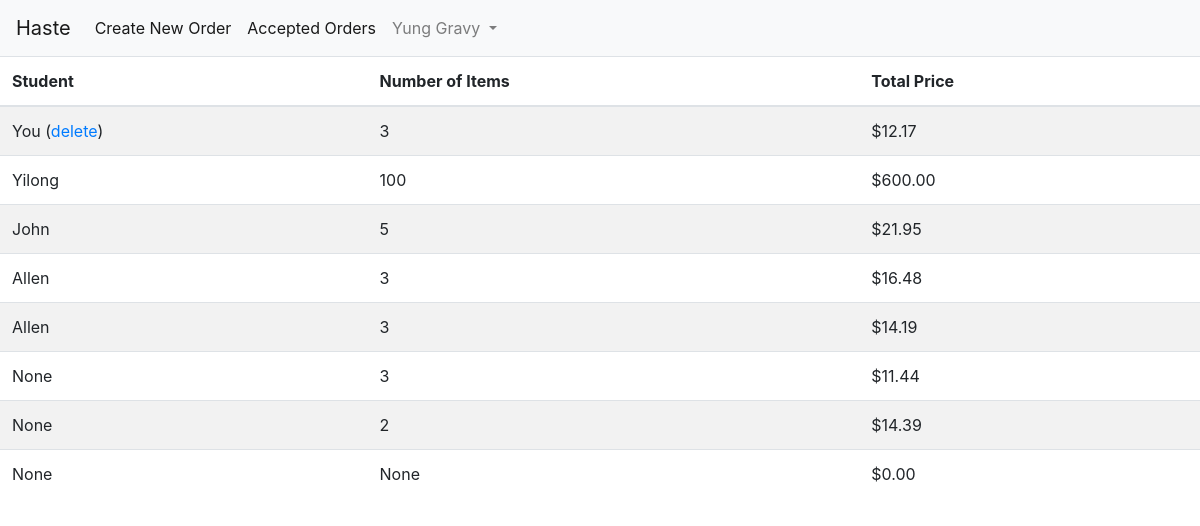
The app's page /home (signed in) with its own data.
### app/models.py (models this page shows, shortened)
class User(UserMixin, db.Model):
    id = db.Column(db.Integer, primary_key=True)
    phone = db.Column(db.String(10), index=True, unique=True)
    email = db.Column(db.String(128), index=True, unique=True)
    password_hash = db.Column(db.String(128))
    first_name = db.Column(db.String(48))
    last_name = db.Column(db.String(48))
    school = db.Column(db.String(128), index=True)
    orders = db.relationship('Order', foreign_keys='[Order.placed_by]', backref='author', lazy='dynamic', cascade="save-update")
    completed_orders = db.relationship('Order', foreign_keys='[Order.accepted_by]', backref='shopper', lazy='dynamic', cascade="save-update")
    balance = db.Column(db.Float, default=0)

class Order(db.Model):
    id = db.Column(db.Integer, primary_key=True)
    time_of_order = db.Column(db.DateTime, default=datetime.utcnow)
    placed_by = db.Column(db.Integer, db.ForeignKey('user.id'))
    accepted_by = db.Column(db.Integer, db.ForeignKey('user.id'))
    completed = db.Column(db.Boolean, default=False)
    contents = db.relationship('Content', backref='cart', lazy='dynamic', cascade="all, delete-orphan")

### app/main/routes.py (the view)
@bp.route('/home', methods=['GET', 'POST'])
@login_required
def home():
    orders = Order.query.filter_by(accepted_by=None).order_by(desc(Order.time_of_order)).all()
    quantity_price = []
    for order in orders:
        quantity = Content.query.with_entities(func.sum(Content.quantity).label('total_q')).filter(Content.order_id==order.id)[0].total_q
        price = db.engine.execute("SELECT ROUND(SUM(content.quantity * item.price), 2) as sum FROM content JOIN item ON content.item_id=item.id WHERE order_id=:val", {'val': order.id})
        sum = 0
        for row in price:
            sum = row['sum']
        if (not sum):
            sum = 0
        quantity_price.append({'quantity': quantity, 'sum': sum})
    return render_template('home.html', rqp=zip(orders, quantity_price))

### app/models.py (called while the page is built)
@login.user_loader
def load_user(id):
    return User.query.get(int(id))

### app/templates/home.html (shortened to what this page needs)
{% extends "base.html" %}
{% block content %}
<table id="order-feed" class="table table-striped table-hover">
    <thead>
        <tr>
            <th scope="col">Student</th>
            <th scope="col">Number of Items</th>
            <th scope="col">Total Price</th>
        </tr>
    </thead>
    <tbody>
        {% for order, qp in rqp %}
            <tr class='clickable-row' data-href="{{ url_for('main.order', id=order.id) }}">
                {% if current_user.id==order.placed_by %}
                <td>You (<a href="{{ url_for('main.delete_order', id=order.id) }}">delete</a>)</td>
                {% else %}
                <td scope="row">{{ order.author.first_name }}</td>
                {% endif %}
                <td scope="row">{{ qp['quantity'] }}</td>
                <td scope="row">{{ "$%.2f"|format(qp['sum']) }}</td>
            </tr>
        {% endfor %}
    </tbody>
</table>
{% endblock %}

### app/templates/base.html (shortened to what this page needs)
<!DOCTYPE html>
<html>
<head>
    <link href="https://stackpath.bootstrapcdn.com/bootstrap/4.1.3/css/bootstrap.min.css" rel="stylesheet">
    <link rel="stylesheet" type="text/css" href= "{{ url_for('static',filename='styles.css') }}">
</head>
<body>
    <nav class="navbar navbar-expand-lg navbar-light bg-light">
        <a class="navbar-brand" href="{{ url_for('main.home') }}">Haste</a>
        <div class="collapse navbar-collapse" id="navbarSupportedContent">
            <ul class="navbar-nav mr-auto">
            <li class="nav-item active">
                <a class="nav-link" href="{{ url_for('main.new_order') }}">Create New Order<span class="sr-only">(current)</span></a>
            </li>
            <li class="nav-item active">
                    <a class="nav-link" href="{{ url_for('main.accepted_orders') }}">Accepted Orders<span class="sr-only">(current)</span></a>
            </li>
            <li class="nav-item dropdown">
                <a class="nav-link dropdown-toggle" href="#" id="navbarDropdown" role="button" data-toggle="dropdown" aria-haspopup="true" aria-expanded="false">
                    {{ current_user.first_name }} {{ current_user.last_name }}
                </a>
            </li>
            </ul>
        </div>
    </nav>
    {% block content %}{% endblock %}
</body>

### records on screen
User: first_name "Yung", last_name "Gravy"
Order: quantity "3", sum "$12.17"
Order: author.first_name "Yilong", quantity "100", sum "$600.00"
Order: author.first_name "John", quantity "5", sum "$21.95"
Order: author.first_name "Allen", quantity "3", sum "$16.48"
Order: author.first_name "Allen", quantity "3", sum "$14.19"
Order: author.first_name "None", quantity "3", sum "$11.44"
Order: author.first_name "None", quantity "2", sum "$14.39"
Order: author.first_name "None", quantity "None", sum "$0.00"
